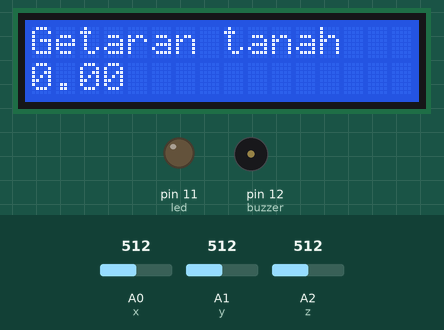
This sketch was run on a simulated Arduino Uno, built with avr-gcc and run on an emulated ATmega328P. Parts: 16×2 character LCD, output pins drawn as LEDs (lit = HIGH), buzzer (waves = sounding, pin HIGH). The test bench sets the inputs (shaded band); at power-on: A0 (x) = 512, A1 (y) = 512, A2 (z) = 512. WiFi joins after 1.5 s; servers stay silent unless stated; what the sketch prints to the serial monitor is not drawn.

Above: at 11.1 s.
11.2 s: A0 (x) set to 482
At 11.6 s:
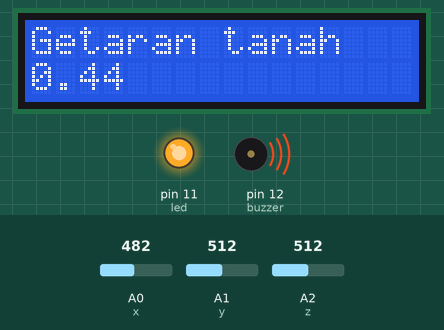
12.7 s: A1 (y) set to 716
At 13.5 s:
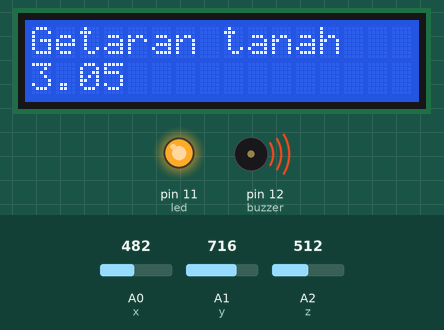
14.2 s: A2 (z) set to 534
At 14.7 s:
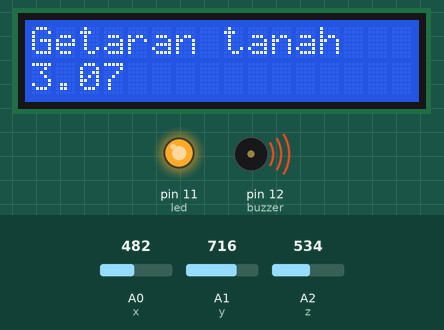
15.7 s: A0 (x) set to 511
At 16.9 s:
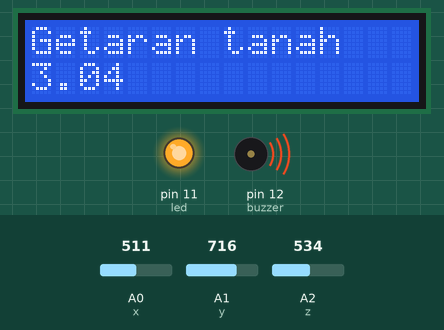
17.2 s: A2 (z) set to 511
At 18.2 s:
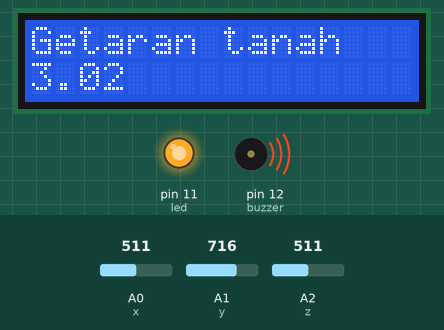
18.7 s: A1 (y) set to 900
At 19.2 s:
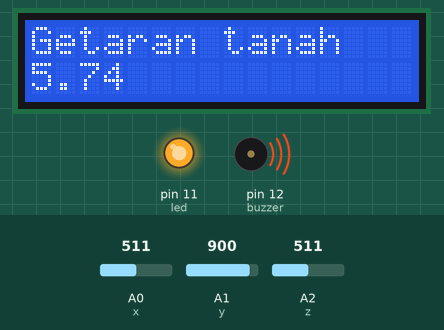
Timing chart, 0 to 21.2 s (numbered marks = the images above; inputs shaded):
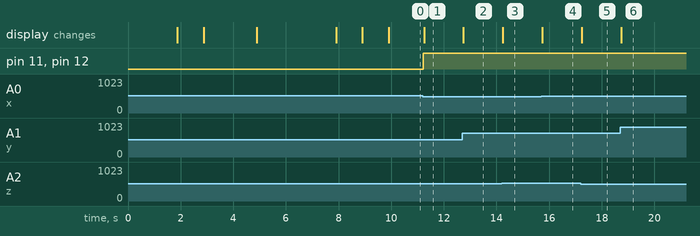

Measured:
- the behaviour switches between 492 and 491 on A0 (x) (found by bisection; images 0 and 1)
- after the input at 11.2 s, pin 11 (led), pin 12 (buzzer): LOW → HIGH at once; the display: changes after 0.05 s (image 1)
- after the input at 12.7 s, the display: changes at once (image 2)
- after the input at 14.2 s, the display: changes after 0.05 s (image 3)
- after the input at 15.7 s, the display: changes after 0.05 s (image 4)
- after the input at 17.2 s, the display: changes after 0.05 s (image 5)
- after the input at 18.7 s, the display: changes at once (image 6)

The sketch:

project.ino
```cpp
#include <ESP8266_Lib.h>

#define BLYNK_PRINT Serial
#include <ESP8266_Lib.h>
#include <BlynkSimpleShieldEsp8266.h>
#include <SoftwareSerial.h>
#include<LiquidCrystal.h>
LiquidCrystal lcd1(7,6,5,4,3,2); // pins for LCD Connection

//lcd blynk
WidgetLCD lcd(V1);

#define buzzer 12 // buzzer pin
#define led 11 //led pin
#define x A0 // x_out pin of Accelerometer
#define y A1 // y_out pin of Accelerometer
#define z A2 // z_out pin of Accelerometer

// auth blynk
char auth[] = "C-p5YRXwiaD3vC2CXzhNMlZLPqIVc_rq";

// pengaturan wifi
char ssid[] = "SD A2";
char pass[] = "55141oke";

SoftwareSerial EspSerial(9,10); // RX, TX

// Your ESP8266 baud rate:
#define ESP8266_BAUD 9600

ESP8266 wifi(&EspSerial);

//variables//
int xsample=0;
int ysample=0;
int zsample=0;
long start;
int buz=0;

//Macros//
#define samples 50
#define maxVal 20 // max change limit
#define minVal -20 // min change limit
#define buzTime 5000 // buzzer on time

void setup()
{
// Debug console
Serial.begin(9600);

// Set ESP8266 baud rate
EspSerial.begin(ESP8266_BAUD);
delay(10);

// Blynk.begin(auth, wifi, ssid, pass);
// You can also specify server:
Blynk.begin(auth, wifi, ssid, pass, "blynk-cloud.com", 8080); //khusus indihomo
//Blynk.begin(auth, wifi, ssid, pass, IPAddress(192,168,1,100), 8080);

lcd1.begin(16,2);//initializing lcd1
Serial.begin(9600); // initializing serial
delay(1000);
lcd.print(0,0,"EarthQuake ");
lcd.print(0,1,"Detector ");
lcd1.print("EarthQuake ");
lcd1.setCursor(0,1);
lcd1.print("Detector ");
delay(2000);
lcd.clear();
lcd.print(0,0,"Calibrating.....");
lcd.print(0,1,"Please wait...");
lcd1.clear();
lcd1.print("Calibrating.....");
lcd1.setCursor(0,1);
lcd1.print("Please wait...");
pinMode(buzzer, OUTPUT);
pinMode(led, OUTPUT);
buz=0;
digitalWrite(buzzer, buz);
digitalWrite(led, buz);
for(int i=0;i<samples;i++) // taking samples for calibration
{
xsample+=analogRead(x);
ysample+=analogRead(y);
zsample+=analogRead(z);
}

xsample/=samples; // taking avg for x
ysample/=samples; // taking avg for y
zsample/=samples; // taking avg for z

delay(3000);
lcd.clear();
lcd.print(0,0,"Calibrated");
lcd1.clear();
lcd1.print("Calibrated");
delay(1000);
lcd.clear();
lcd.print(0,0,"Device Ready");
lcd1.clear();
lcd1.print("Device Ready");
delay(1000);
lcd.clear();
lcd1.clear();
}


void loop()
{
   Blynk.run();
int value1=analogRead(x); // reading x out
int value2=analogRead(y); //reading y out
int value3=analogRead(z); //reading z out

int xValue=xsample-value1; // finding change in x
int yValue=ysample-value2; // finding change in y
int zValue=zsample-value3; // finding change in z
float gX = xValue/67.584;
float gY = yValue/67.584;
float gZ = zValue/67.584;
float Xsquared = pow(gX,2);
float Ysquared = pow(gY,2);
float Zsquared = pow(gZ,2);
float sum=Xsquared+Ysquared+Zsquared;
float DG=sqrt(sum);
float MR=sqrt(sum);


lcd1.setCursor(0,1);
lcd1.print(MR);
//delay
/* comparing change with predefined limits*/
if(xValue < minVal || xValue > maxVal || yValue < minVal || yValue > maxVal || zValue < minVal || zValue > maxVal)
{
  if(buz == 0)
  start=millis(); // timer start
  buz=1; // buzzer / led flag activated
}

else if(buz == 1) // buzzer flag activated then alerting earthquake
{
  lcd.print(0,0,"Earthquake Alert ");
  lcd1.setCursor(0,0);
  lcd1.print("Earthquake Alert ");
  lcd1.print(MR);
  //delay(100);

  if (MR < 0.017)
  {
    lcd.print(0,1,"Gempa Micro");
    lcd.print(1,0,"1 SR");
    //delay(100);
    Blynk.notify("Gempa Micro");
  }

  else if (MR >= 0.017 || MR < 0.0785)
  {
    lcd.print(0,1,"Gempa Minor");
    lcd.print(1,0,"2 SR");
    //delay(100);
    lcd1.print("Earthquake Alert ");
    Blynk.notify("Gempa Minor");
   }

  else if (MR >= 0.0785 || MR < 0.14)
  {
    lcd.print(0,1,"Gempa Minor");
    lcd.print(1,0,"3 SR");
    //delay(100);
    lcd1.print("Earthquake Alert ");
    Blynk.notify("Gempa Minor");
   }

  else if (MR >= 0.14 || MR < 0.39)
  {
    lcd.print(0,1,"Gempa Ringan");
    lcd.print(1,0,"4 SR");
    //delay(100);
    lcd1.print("Earthquake Alert ");
    Blynk.notify("Gempa Ringan");
   }

   else if (MR >= 0.39 || MR < 0.92)
  {
    lcd.print(0,1,"Gempa Sedang");
    lcd.print(1,0,"5 SR");
    //delay(100);
    lcd1.print("Earthquake Alert ");
    Blynk.notify("Gempa, Tidak Berpotensi Tsunami");
   }

  else if (MR >= 0.92 || MR < 1.8)
  {
    lcd.print(0,1,"Gempa Besar");
    lcd.print(1,0,"6 SR");
    //delay(100);
    lcd1.print("Earthquake Alert ");
    Blynk.notify("Gempa, Berpotensi Tsunami!");
   }

  else if (MR >= 1.8)
  {
    lcd.print(0,1,"Gempa Besar");
    lcd1.print("Earthquake Alert ");
    Blynk.notify("Gempa, Sangat Berpotensi Tsunami!");
    if (MR >= 1.8 || MR < 3.4)
    lcd.print(1,0,"7 SR");
    else if (MR >= 3.4 || MR < 6.5)
    lcd.print(1,0,"8 SR");
    else if (MR >= 6.5 || MR < 12.4)
    lcd.print(1,0,"9 SR");
    else if (MR >= 12.4)
    lcd.print(1,0,"10 SR");
  }

if(millis()>= start+buzTime)

//spesifik
lcd.clear();
lcd1.clear();
buz=0;
}

else
{
lcd.clear();
lcd.print(0,0, "Aman Terkendali");
lcd1.setCursor(0,0);
lcd1.print("Getaran tanah");
}

Blynk.virtualWrite (V3, MR);
digitalWrite(buzzer, buz); // buzzer on and off command
digitalWrite(led, buz); // led on and off command
Serial.println("x = ");
Serial.println(xValue);
Serial.println("y = ");
Serial.println(yValue);
Serial.println("z = ");
Serial.println(zValue);
Serial.println(MR);
}
```
